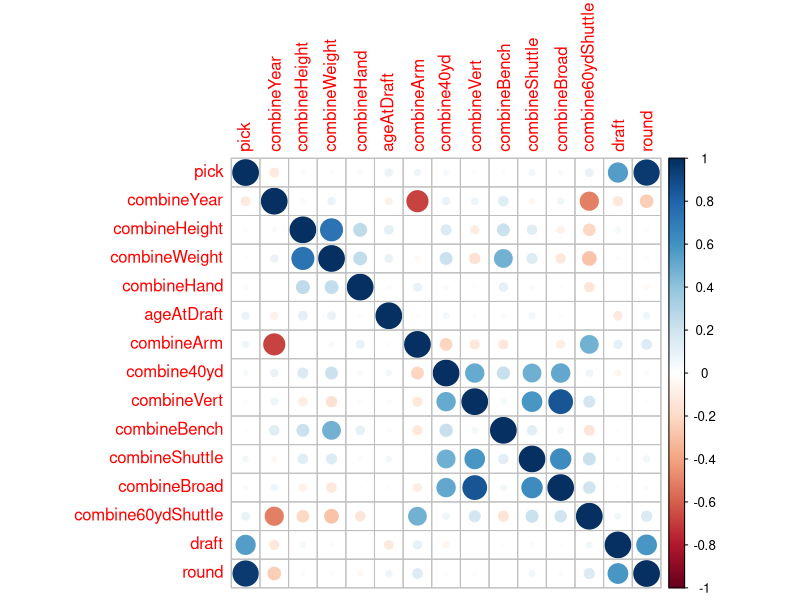
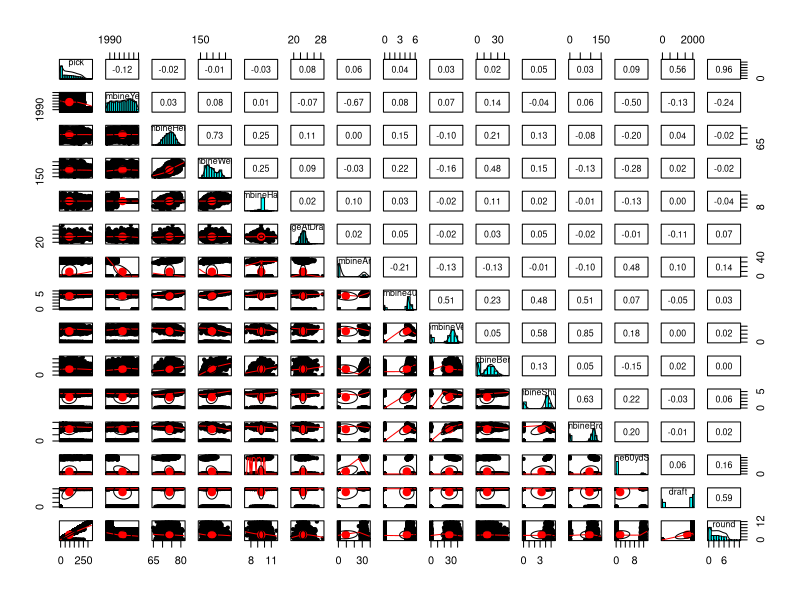

Generate these figures, in order, with R:
library(corrplot)
library(psych) #has a much better scatterplot function
library(dplyr)
df = read.csv("NFLData.csv")

str(df)
summary(df)

df_nums = df[,c(-1,-3,-7:-10,-12:-13,-20,-25)]
head(df_nums)

df_nums = df_nums %>% relocate(pick, .before = combineYear)
head(df_nums)
cor.data = cor(df_nums)
corrplot(cor.data)

pairs.panels(df_nums)
